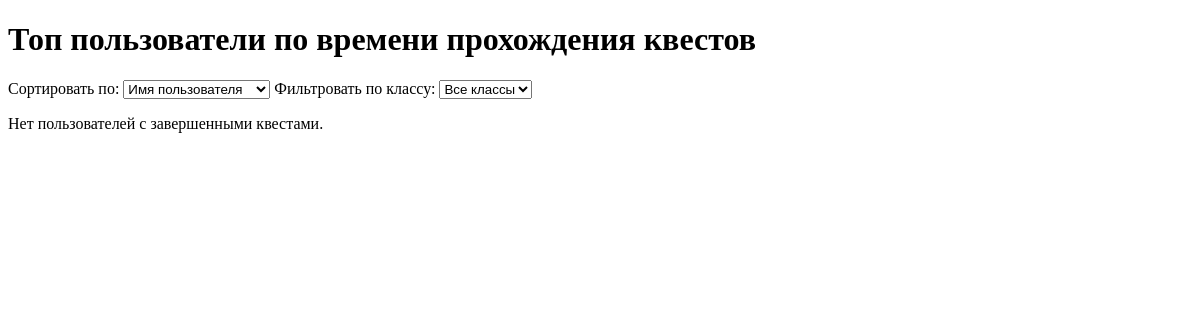
The app's page /accounts/lists/ (signed in), older data.
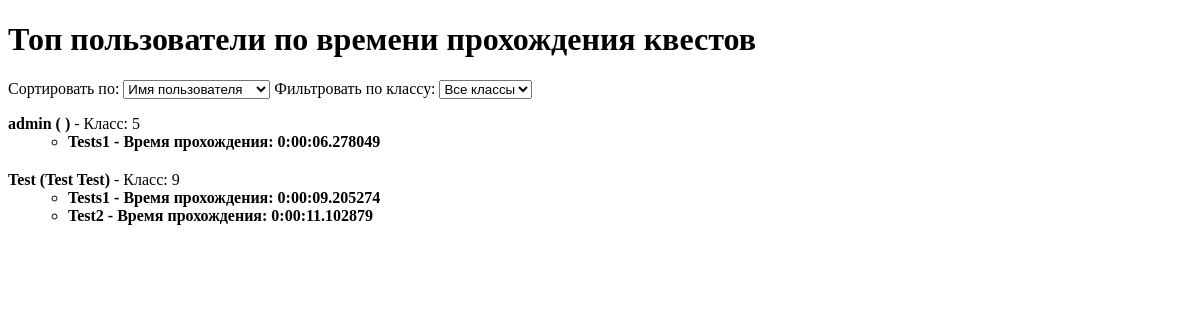
The same page, newer data.
### accounts/models.py (models this page shows, shortened)
class CustomUser(AbstractUser):
    first_name = models.CharField(max_length=30, blank=True, null=True)
    last_name = models.CharField(max_length=30, blank=True, null=True)
    phone_number = models.CharField(
        max_length=15,
        blank=True,
        null=True,
        unique=True,  # Обеспечивает уникальность значений в этом поле
        validators=[
            RegexValidator(regex=r'^\+?1?\d{9,15}$', message="Номер телефона должен быть введен в правильном формате.")
        ]
    )
    quests = models.ManyToManyField('Quest', through='QuestProgress', related_name='users', blank=True)
    CLASS_CHOICES = [(str(i), str(i)) for i in range(4, 12)]
    class_user = models.CharField(max_length=2, choices=CLASS_CHOICES,default='5', blank=False, null=False)

class Quest(models.Model):
    title = models.CharField(max_length=200)

### accounts/views.py (the view)
# urls.py: path('lists/', top_user, name='top_user'),
@login_required
def top_user(request):
    selected_class = request.GET.get('class_user', None)
    completed_quests = QuestProgress.objects.filter(is_completed=True).exclude(completed_at__isnull=True)
    if selected_class:
        completed_quests = completed_quests.filter(user__class_user=selected_class)
    sort_by = request.GET.get('sort_by', 'user')  # По умолчанию сортировка по имени пользователя
    if sort_by == 'quest_title':
        completed_quests = completed_quests.order_by('quest__title')
    elif sort_by == 'user_class':
        completed_quests = completed_quests.order_by('user__class_user')
    else:
        completed_quests = completed_quests.order_by('user')
    user_quests = {}
    for progress in completed_quests:
        user = progress.user
        quest = progress.quest
        duration = progress.get_duration()
        if user not in user_quests:
            user_quests[user] = []
        user_quests[user].append((quest.title, duration))
    sorted_users = sorted(user_quests.items(), key=lambda x: user_quests[x[0]])
    return render(request, 'accounts/top_user.html', {
        'sorted_users': sorted_users,
        'sort_by': sort_by,
        'selected_class': selected_class,
        'classes': CustomUser.CLASS_CHOICES,  # Передаем возможные классы в шаблон
    })

### accounts/models.py (called while the page is built)
    def get_duration(self):
        if self.started_at and self.completed_at:
            return self.completed_at - self.started_at
        return None

### accounts/templates/accounts/top_user.html (shortened to what this page needs)
<!DOCTYPE html>
<html lang="en">
<head>
</head>
<body>
    <h1>Топ пользователи по времени прохождения квестов</h1>
    <form method="GET" action="{% url 'top_user' %}">
        <label for="sort_by">Сортировать по:</label>
        <select name="sort_by" id="sort_by" onchange="this.form.submit()">
            <option value="user" {% if sort_by == 'user' %}selected{% endif %}>Имя пользователя</option>
        </select>
        <label for="class_user">Фильтровать по классу:</label>
        <select name="class_user" id="class_user" onchange="this.form.submit()">
            <option value="">Все классы</option>
        </select>
    </form>
    <ul class="user-list">
        {% for user, quests in sorted_users %}
            <li class="user-item">
                <strong>{{ user.username }} ({{ user.first_name }} {{ user.last_name }})</strong> - Класс: {{ user.class_user }}
                <ul>
                    {% for quest_title, duration in quests %}
                        <li class="quest-item">
                            {{ quest_title }} - Время прохождения:
                            {% if duration %}
                                {{ duration }}
                            {% else %}
                                не завершено
                            {% endif %}
                        </li>
                    {% endfor %}
                </ul>
            </li>
        {% empty %}
            <li>Нет пользователей с завершенными квестами.</li>
        {% endfor %}
    </ul>
</body>
</html>

### accounts/templates/accounts/top_user.html (style rules this page uses)
.user-list { list-style-type: none; padding: 0; }
.user-item { margin-bottom: 20px; }
.quest-item { margin-left: 20px; font-weight: bold; }

Row changes from the older to the newer data that the page shows:
now on this page (row edited): CustomUser: username "admin", class_user "5", quests "0:00:06.278049"
now on this page (row unchanged): Quest: quests "Tests1" "Tests1"
added CustomUser: username "Test", first_name "Test", last_name "Test", class_user "9", quests "0:00:09.205274" "0:00:11.102879"
now on this page (row unchanged): Quest: quests "Test2"
Text that changed along with them:
text no longer shown: "Нет пользователей с завершенными квестами."
